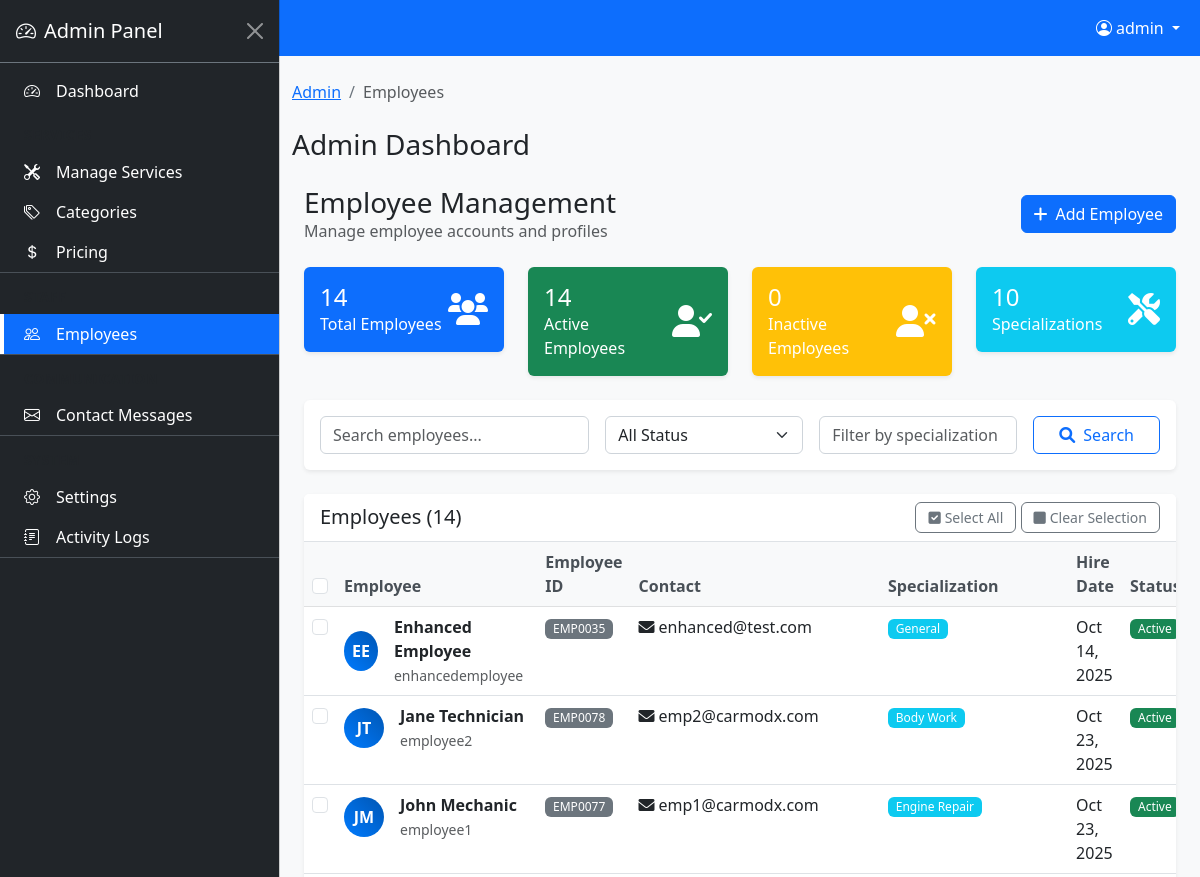
The page /admin-panel/employees/ (signed in, upper part) on the database as committed earlier.
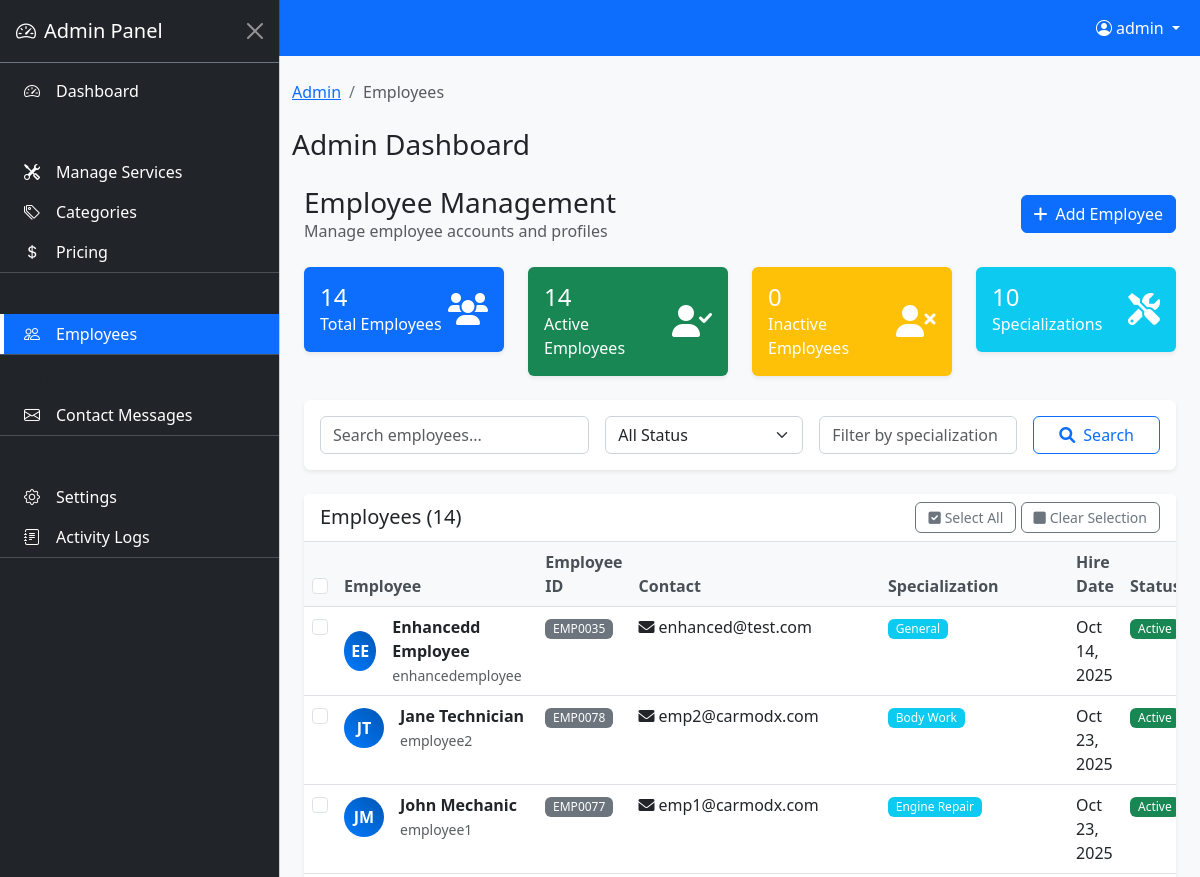
The same page on the database as committed later.
### accounts/models.py (models this page shows, shortened)
class Employee(models.Model):
    EMPLOYEE_TYPE_CHOICES = [
        ('regular', 'Regular Employee'),
        ('super', 'Super Employee (Manager)'),
    ]
    STATUS_CHOICES = [
        ('available', 'Available'),
        ('busy', 'Busy'),
        ('break', 'On Break'),
        ('off_duty', 'Off Duty'),
    ]
    user = models.OneToOneField(User, on_delete=models.CASCADE, related_name='employee_profile')
    employee_id = models.CharField(max_length=20, unique=True)
    employee_type = models.CharField(max_length=10, choices=EMPLOYEE_TYPE_CHOICES, default='regular')
    specialization = models.CharField(max_length=100, blank=True)
    hire_date = models.DateField()
    is_active = models.BooleanField(default=True)
    current_status = models.CharField(max_length=20, choices=STATUS_CHOICES, default='available')
    supervisor = models.ForeignKey('self', on_delete=models.SET_NULL, null=True, blank=True, related_name='subordinates')
    tasks_completed = models.PositiveIntegerField(default=0)
    average_completion_time = models.DurationField(null=True, blank=True)
    performance_rating = models.DecimalField(max_digits=3, decimal_places=2, default=5.0)  # out of 5
    phone_extension = models.CharField(max_length=10, blank=True)
    emergency_contact = models.CharField(max_length=15, blank=True)
    notes = models.TextField(blank=True, help_text="Management notes about employee")

class User(AbstractUser):
    ROLE_CHOICES = [
        ('customer', 'Customer'),
        ('employee', 'Employee'),
        ('admin', 'Admin'),
    ]
    role = models.CharField(max_length=20, choices=ROLE_CHOICES, default='customer')
    phone_number = models.CharField(max_length=15, blank=True, help_text="Enter phone number in +91XXXXXXXXXX format")
    address = models.TextField(blank=True)
    created_at = models.DateTimeField(auto_now_add=True)
    updated_at = models.DateTimeField(auto_now=True)

### admin_panel/views.py (the view, shortened to what this page needs)
# urls.py: path('employees/', views.EmployeeListView.as_view(), name='employee_list'),
class EmployeeListView(SuperUserRequiredMixin, AdminLogMixin, ListView):
    model = Employee
    template_name = 'admin_panel/employees/employee_list.html'
    context_object_name = 'employees'
    paginate_by = 20
    log_action = 'Viewed Employee List'
    def get_queryset(self):
        queryset = Employee.objects.select_related('user').annotate(
            completed_appointments_count=Count('user__assigned_work', filter=Q(user__assigned_work__status='completed'))
        )
        search_query = self.request.GET.get('search', '').strip()
        status = self.request.GET.get('status', '').strip()
        specialization = self.request.GET.get('specialization', '').strip()
        if status == 'active':
            queryset = queryset.filter(is_active=True)
        elif status == 'inactive':
            queryset = queryset.filter(is_active=False)
        if specialization:
            queryset = queryset.filter(specialization__icontains=specialization)
        return queryset.order_by('user__first_name', 'user__last_name')
    def get_context_data(self, **kwargs):
        context = super().get_context_data(**kwargs)
        context['page_title'] = 'Employee Management'
        context['search_form'] = EmployeeSearchForm(self.request.GET)
        context['bulk_form'] = EmployeeBulkActionForm()
        context['total_employees'] = Employee.objects.count()
        context['active_employees'] = Employee.objects.filter(is_active=True).count()
        context['inactive_employees'] = Employee.objects.filter(is_active=False).count()
        context['specializations'] = Employee.objects.values_list('specialization', flat=True).distinct().exclude(specialization='')
        return context

### admin_panel/forms.py
class EmployeeSearchForm(forms.Form):
    search = forms.CharField(
        required=False,
        widget=forms.TextInput(attrs={
            'class': 'form-control',
            'placeholder': 'Search employees...',
            'id': 'employee-search'
        })
    )
    status = forms.ChoiceField(
        choices=[
            ('', 'All Status'),
            ('active', 'Active'),
            ('inactive', 'Inactive')
        ],
        required=False,
        widget=forms.Select(attrs={
            'class': 'form-select',
            'id': 'status-filter'
        })
    )
    specialization = forms.CharField(
        required=False,
        widget=forms.TextInput(attrs={
            'class': 'form-control',
            'placeholder': 'Filter by specialization',
            'id': 'specialization-filter'
        })
    )

### admin_panel/templatetags/contact_extras.py (called while the page is built)
@register.simple_tag
def get_unread_contact_count():
    return ContactMessage.objects.filter(is_read=False).count()

### admin_panel/utils.py (called while the page is built)
def get_client_ip(request):
    x_forwarded_for = request.META.get('HTTP_X_FORWARDED_FOR')
    if x_forwarded_for:
        ip = x_forwarded_for.split(',')[0]
    else:
        ip = request.META.get('REMOTE_ADDR')
    return ip

### admin_panel/templates/admin_panel/employees/employee_list.html (shortened to what the changed rows need)
{% extends 'admin_panel/base.html' %}
{% load admin_extras %}
{% block content %}
<div class="container-fluid">
    <div class="d-flex justify-content-between align-items-center mb-4">
        <div>
            <h1 class="h3 mb-0">{{ page_title }}</h1>
        </div>
    </div>
    <div class="card">
        <div class="card-body p-0">
            {% if employees %}
                <div class="table-responsive">
                    <table class="table table-hover mb-0">
                        <thead class="table-light">
                            <tr>
                                <th width="50">
                                    <input type="checkbox" class="form-check-input" id="select-all-checkbox">
                                </th>
                                <th>Employee</th>
                                <th>Employee ID</th>
                                <th>Contact</th>
                                <th>Specialization</th>
                                <th>Hire Date</th>
                                <th>Status</th>
                            </tr>
                        </thead>
                        <tbody>
                            {% for employee in employees %}
                            <tr>
                                <td>
                                    <input type="checkbox" class="form-check-input employee-checkbox"
                                           value="{{ employee.id }}" data-employee-name="{{ employee.user.get_full_name }}">
                                </td>
                                <td>
                                    <div class="d-flex align-items-center">
                                        <div class="employee-avatar me-3">
                                            {{ employee.user.first_name|first }}{{ employee.user.last_name|first }}
                                        </div>
                                        <div>
                                            <div class="fw-bold">{{ employee.user.get_full_name }}</div>
                                            <small class="text-muted">{{ employee.user.username }}</small>
                                        </div>
                                    </div>
                                </td>
                                <td>
                                    <span class="badge bg-secondary">{{ employee.employee_id }}</span>
                                </td>
                                <td>
                                    <div>
                                        <i class="fas fa-envelope me-1"></i>{{ employee.user.email }}
                                    </div>
                                </td>
                                <td>
                                    {% if employee.specialization %}
                                        <span class="badge bg-info">{{ employee.specialization }}</span>
                                    {% else %}
                                        <span class="text-muted">Not specified</span>
                                    {% endif %}
                                </td>
                                <td>{{ employee.hire_date|date:"M d, Y" }}</td>
                                <td>
                                    {% if employee.is_active %}
                                        <span class="badge bg-success status-badge">Active</span>
                                    {% else %}
                                        <span class="badge bg-danger status-badge">Inactive</span>
                                    {% endif %}
                                </td>
                            </tr>
                            {% endfor %}
                        </tbody>
                    </table>
                </div>
            {% endif %}
        </div>
    </div>
</div>
{% endblock %}

Rows that differ between the two databases and show on the page:
changed through a linked row, Employee "EMP0035": user.get_full_name "Enhanced Employee" → "Enhancedd Employee"
